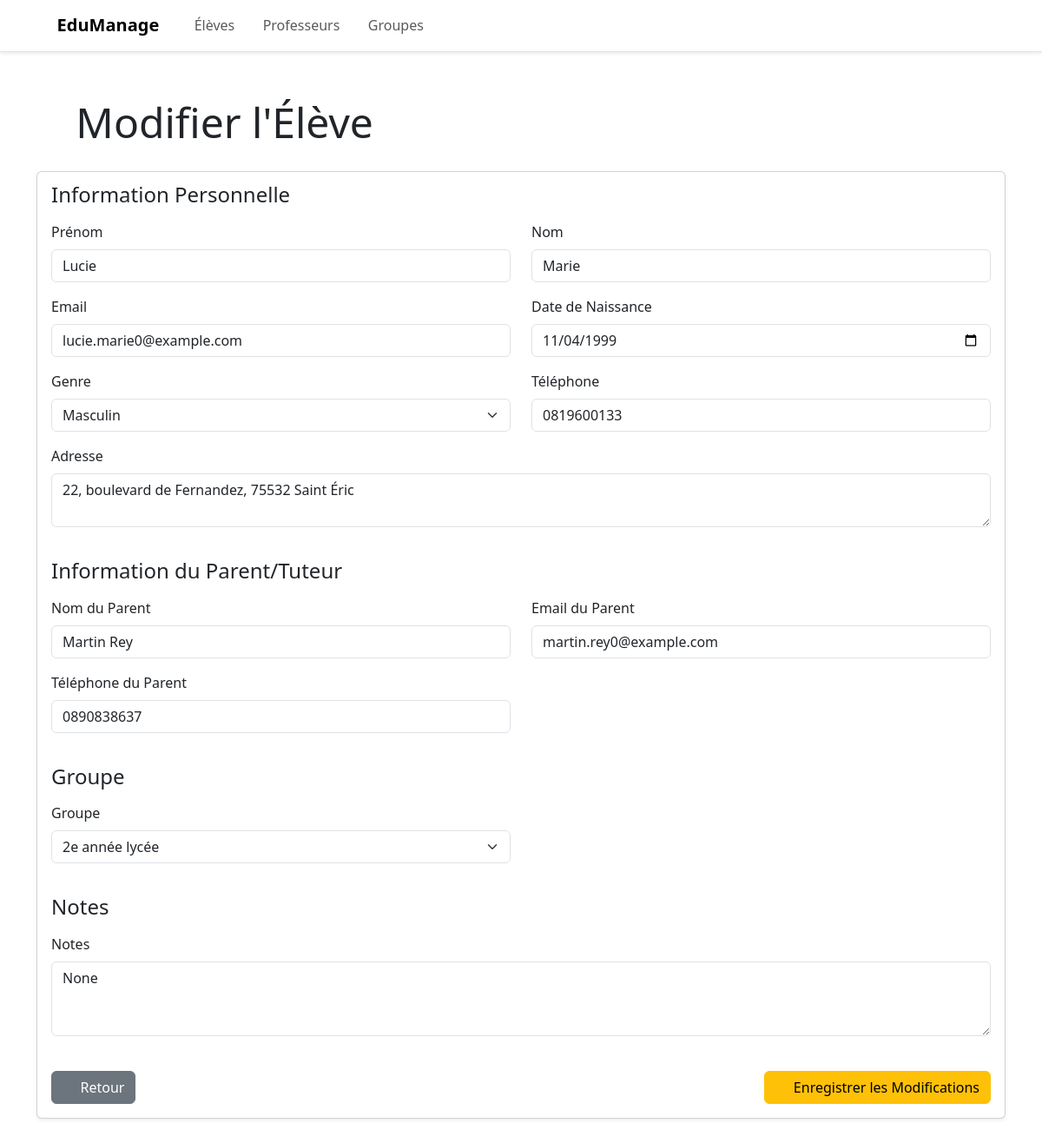
The app's page /edit_student/1 (signed in) with its own data.
### app/models.py (models this page shows, shortened)
class Student(db.Model):
    id = db.Column(db.Integer, primary_key=True)
    first_name = db.Column(db.String(40), nullable=False)
    last_name = db.Column(db.String(40), nullable=False)
    email = db.Column(db.String(120), unique=True, nullable=False)
    date_of_birth = db.Column(db.Date, nullable=False)
    gender = db.Column(db.String(1), nullable=False)  # 'M' or 'F'
    address = db.Column(db.String(200), nullable=True)
    phone = db.Column(db.String(20), nullable=True)
    parent_name = db.Column(db.String(100), nullable=True)
    parent_email = db.Column(db.String(120), nullable=True)
    parent_phone = db.Column(db.String(20), nullable=True)
    is_active = db.Column(db.Boolean, nullable=False, default=True)
    group_id = db.Column(db.Integer, db.ForeignKey("group.id", ondelete="SET NULL"), nullable=True)
    notes = db.Column(db.Text, nullable=True)

class Group(db.Model):
    id = db.Column(db.Integer, primary_key=True)
    name = db.Column(db.String(80), nullable=False)
    code = db.Column(db.String(20), unique=True, nullable=True)
    academic_year = db.Column(db.String(9), nullable=False)
    capacity = db.Column(db.Integer, nullable=False, default=30)
    min_students = db.Column(db.Integer, nullable=True)
    max_students = db.Column(db.Integer, nullable=True)
    description = db.Column(db.String(200), nullable=True)
    notes = db.Column(db.Text, nullable=True)
    created_at = db.Column(db.DateTime, nullable=False, default=datetime.utcnow)
    updated_at = db.Column(db.DateTime, nullable=True, onupdate=datetime.utcnow)
    students = db.relationship("Student", backref="group", lazy=True, cascade="all, delete-orphan")

### app/api/student_routes.py (the view, shortened to what this page needs)
    @app.route("/edit_student/<int:id>", methods=["GET", "POST"])
    @login_required
    def edit_student(id):
        student = Student.query.get_or_404(id)
        groups = Group.query.all()
        return render_template("edit_student.html", student=student, groups=groups)

### app/auth/auth.py (called while the page is built)
def login_required(f):
    @wraps(f)
    def decorated_function(*args, **kwargs):
        if 'logged_in' not in session:
            return redirect(url_for('login'))
        return f(*args, **kwargs)
    return decorated_function

### templates/edit_student.html (shortened to what this page needs)
{% extends "base.html" %}
{% block content %}
<div class="row align-items-center mb-4">
    <div class="col">
        <h1 class="display-5 mb-0">
            <i class="bi bi-mortarboard me-2"></i>Modifier l'Élève
        </h1>
    </div>
</div>
<div class="row">
    <div class="col-12">
        <div class="card shadow-sm">
            <div class="card-body">
                <form method="POST">
                    <div class="row mb-4">
                        <h4 class="card-subtitle mb-3">Information Personnelle</h4>
                        <div class="col-md-6 mb-3">
                            <label for="first_name" class="form-label">Prénom</label>
                            <input type="text" class="form-control" id="first_name" name="first_name"
                                value="{{ student.first_name }}" required>
                        </div>
                        <div class="col-md-6 mb-3">
                            <label for="last_name" class="form-label">Nom</label>
                            <input type="text" class="form-control" id="last_name" name="last_name"
                                value="{{ student.last_name }}" required>
                        </div>
                        <div class="col-md-6 mb-3">
                            <label for="email" class="form-label">Email</label>
                            <input type="email" class="form-control" id="email" name="email" value="{{ student.email }}"
                                required>
                        </div>
                        <div class="col-md-6 mb-3">
                            <label for="date_of_birth" class="form-label">Date de Naissance</label>
                            <input type="date" class="form-control" id="date_of_birth" name="date_of_birth"
                                value="{{ student.date_of_birth.strftime('%Y-%m-%d') }}" required>
                        </div>
                        <div class="col-md-6 mb-3">
                            <label for="gender" class="form-label">Genre</label>
                            <select class="form-select" id="gender" name="gender" required>
                                <option value="M" {% if student.gender=='M' %}selected{% endif %}>Masculin</option>
                            </select>
                        </div>
                        <div class="col-md-6 mb-3">
                            <label for="phone" class="form-label">Téléphone</label>
                            <input type="tel" class="form-control" id="phone" name="phone" value="{{ student.phone }}">
                        </div>
                        <div class="col-12 mb-3">
                            <label for="address" class="form-label">Adresse</label>
                            <textarea class="form-control" id="address" name="address"
                                rows="2">{{ student.address }}</textarea>
                        </div>
                    </div>
                    <div class="row mb-4">
                        <h4 class="card-subtitle mb-3">Information du Parent/Tuteur</h4>
                        <div class="col-md-6 mb-3">
                            <label for="parent_name" class="form-label">Nom du Parent</label>
                            <input type="text" class="form-control" id="parent_name" name="parent_name"
                                value="{{ student.parent_name }}">
                        </div>
                        <div class="col-md-6 mb-3">
                            <label for="parent_email" class="form-label">Email du Parent</label>
                            <input type="email" class="form-control" id="parent_email" name="parent_email"
                                value="{{ student.parent_email }}">
                        </div>
                        <div class="col-md-6 mb-3">
                            <label for="parent_phone" class="form-label">Téléphone du Parent</label>
                            <input type="tel" class="form-control" id="parent_phone" name="parent_phone"
                                value="{{ student.parent_phone }}">
                        </div>
                    </div>
                    <div class="row mb-4">
                        <h4 class="card-subtitle mb-3">Groupe</h4>
                        <div class="col-md-6 mb-3">
                            <label for="group_id" class="form-label">Groupe</label>
                            {% if groups %}
                            <select class="form-select" id="group_id" name="group_id">
                                {% for group in groups %}
                                <option value="{{ group.id }}" {% if student.group_id==group.id %}selected{% endif %}>
                                    {{ group.name }}
                                </option>
                                {% endfor %}
                            </select>
                            {% else %}
                            <div class="alert alert-warning">
                                Aucun groupe disponible. Veuillez d'abord créer un groupe.
                            </div>
                            {% endif %}
                        </div>
                    </div>
                    <div class="row mb-4">
                        <h4 class="card-subtitle mb-3">Notes</h4>
                        <div class="col-12 mb-3">
                            <label for="notes" class="form-label">Notes</label>
                            <textarea class="form-control" id="notes" name="notes"
                                rows="3">{{ student.notes }}</textarea>
                        </div>
                    </div>
                    <div class="d-flex justify-content-between">
                        <a href="{{ url_for('students') }}" class="btn btn-secondary">
                            <i class="bi bi-arrow-left me-2"></i>Retour
                        </a>
                        <button type="submit" class="btn btn-warning">
                            <i class="bi bi-save me-2"></i>Enregistrer les Modifications
                        </button>
                    </div>
                </form>
            </div>
        </div>
    </div>
</div>
{% endblock %}

### templates/base.html (style rules this page uses)
body { padding-top: 4rem; transition: background-color 0.3s ease; }

### records on screen
Student: first_name "Lucie", last_name "Marie", email "lucie.marie0@example.com", date_of_birth "11/04/1999", gender "Masculin", phone "0819600133", address "22, boulevard de Fernandez, 75532 Saint Éric", parent_name "Martin Rey", parent_email "martin.rey0@example.com", parent_phone "0890838637", group_id "2e année lycée", notes "None"
